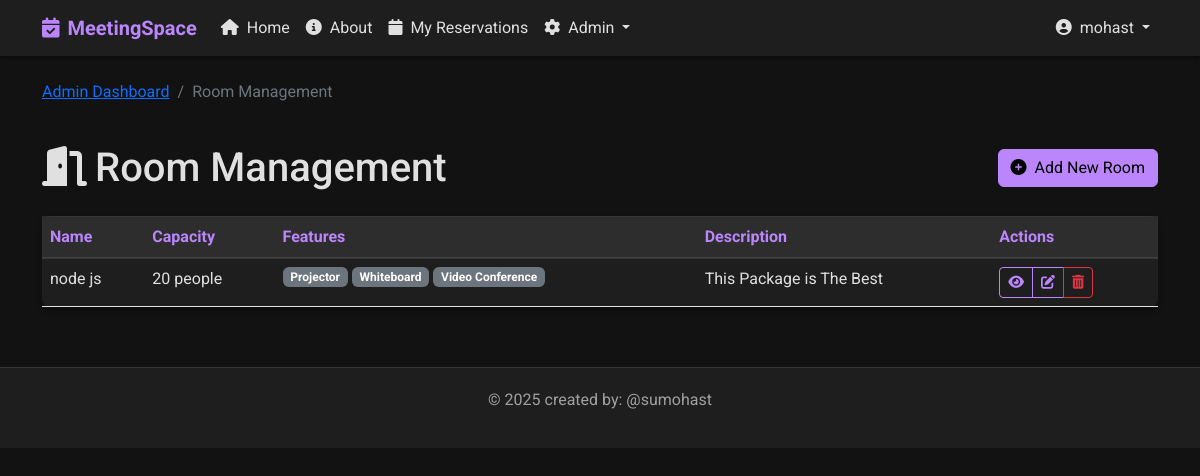
Screenshot of /room-management/ (signed in) with the database file from the repository.
### base/models.py (models this page shows, shortened)
class Room(models.Model):
    name = models.CharField(max_length=100)
    capacity = models.IntegerField(default=10)
    has_projector = models.BooleanField(default=False)
    has_whiteboard = models.BooleanField(default=False)
    has_video_conference = models.BooleanField(default=False)
    description = models.TextField(null=True, blank=True)
    created = models.DateTimeField(auto_now_add=True)
    updated = models.DateTimeField(auto_now=True)
    class Meta: # this class is used to define metadata for the model , for example when we want to sort the rooms by name
        ordering = ['name']

### base/views.py (the view)
# urls.py: path('room-management/', views.room_management, name="room-management"),
@staff_member_required
def room_management(request):
    rooms = Room.objects.all()
    return render(request, 'base/room_management.html', {'rooms': rooms})

### templates/base/room_management.html (shortened to what this page needs)
{% extends 'main.html' %}
{% load static %}
{% block content %}
<div class="row mb-4">
    <div class="col-12">
        <nav aria-label="breadcrumb">
            <ol class="breadcrumb">
                <li class="breadcrumb-item"><a href="{% url 'admin-dashboard' %}">Admin Dashboard</a></li>
                <li class="breadcrumb-item active">Room Management</li>
            </ol>
        </nav>
    </div>
</div>
<div class="row mb-4">
    <div class="col-12 d-flex justify-content-between align-items-center">
        <h1 class="mb-0"><i class="fas fa-door-open me-2"></i>Room Management</h1>
        <a href="{% url 'create-room' %}" class="btn btn-primary">
            <i class="fas fa-plus-circle me-1"></i> Add New Room
        </a>
    </div>
</div>
<div class="row">
    <div class="col-12">
        <div class="card">
            <div class="card-body p-0">
                {% if rooms %}
                <div class="table-responsive">
                    <table class="table mb-0">
                        <thead>
                            <tr>
                                <th>Name</th>
                                <th>Capacity</th>
                                <th>Features</th>
                                <th>Description</th>
                                <th>Actions</th>
                            </tr>
                        </thead>
                        <tbody>
                            {% for room in rooms %}
                            <tr>
                                <td>{{ room.name }}</td>
                                <td>{{ room.capacity }} people</td>
                                <td>
                                    <div class="d-flex flex-wrap gap-1">
                                        {% if room.has_projector %}
                                        <span class="badge bg-secondary">Projector</span>
                                        {% endif %}
                                        {% if room.has_whiteboard %}
                                        <span class="badge bg-secondary">Whiteboard</span>
                                        {% endif %}
                                        {% if room.has_video_conference %}
                                        <span class="badge bg-secondary">Video Conference</span>
                                        {% endif %}
                                    </div>
                                </td>
                                <td>{{ room.description|truncatechars:50 }}</td>
                                <td>
                                    <div class="btn-group">
                                        <a href="{% url 'room-detail' room.id %}" class="btn btn-sm btn-outline-primary">
                                            <i class="fas fa-eye"></i>
                                        </a>
                                        <a href="{% url 'update-room' room.id %}" class="btn btn-sm btn-outline-primary">
                                            <i class="fas fa-edit"></i>
                                        </a>
                                        <a href="{% url 'delete-room' room.id %}" class="btn btn-sm btn-outline-danger">
                                            <i class="fas fa-trash-alt"></i>
                                        </a>
                                    </div>
                                </td>
                            </tr>
                            {% endfor %}
                        </tbody>
                    </table>
                </div>
                {% else %}
                <div class="card-body">
                    <p class="text-center">No rooms available. <a href="{% url 'create-room' %}">Create a new room</a>.</p>
                </div>
                {% endif %}
            </div>
        </div>
    </div>
</div>
{% endblock %}

### templates/main.html (shortened to what this page needs)
{% load static %}
<!DOCTYPE html>
<html lang="en">
<head>
    <link href="https://cdn.jsdelivr.net/npm/bootstrap@5.2.3/dist/css/bootstrap.min.css" rel="stylesheet">
    <link rel="stylesheet" href="https://cdnjs.cloudflare.com/ajax/libs/font-awesome/6.4.0/css/all.min.css">
    <link rel="stylesheet" href="{% static 'css/dark-theme.css' %}">
</head>
<body>
    <nav class="navbar navbar-expand-lg navbar-dark mb-4">
        <div class="container">
            <a class="navbar-brand" href="{% url 'home' %}">
                <i class="fas fa-calendar-check me-2"></i>MeetingSpace
            </a>
            <div class="collapse navbar-collapse" id="navbarNav">
                <ul class="navbar-nav me-auto">
                    <li class="nav-item">
                        <a class="nav-link {% if request.path == '/' %}active{% endif %}" href="{% url 'home' %}">
                            <i class="fas fa-home me-1"></i> Home
                        </a>
                    </li>
                    <li class="nav-item">
                        <a class="nav-link {% if 'about' in request.path %}active{% endif %}" href="{% url 'about' %}">
                            <i class="fas fa-info-circle me-1"></i> About
                        </a>
                    {% if user.is_authenticated %}
                        <li class="nav-item">
                            <a class="nav-link {% if 'my-reservations' in request.path %}active{% endif %}" href="{% url 'user-reservations' %}">
                                <i class="fas fa-calendar me-1"></i> My Reservations
                            </a>
                        </li>
                        {% if user.is_staff %}
                            <li class="nav-item dropdown">
                                <a class="nav-link dropdown-toggle" href="#" role="button" data-bs-toggle="dropdown">
                                    <i class="fas fa-cog me-1"></i> Admin
                                </a>
                            </li>
                        {% endif %}
                    {% endif %}
                </ul>
                <ul class="navbar-nav">
                    {% if user.is_authenticated %}
                        <li class="nav-item dropdown">
                            <a class="nav-link dropdown-toggle" href="#" role="button" data-bs-toggle="dropdown">
                                <i class="fas fa-user-circle me-1"></i> {{ user.username }}
                            </a>
                        </li>
                    {% endif %}
                </ul>
            </div>
        </div>
    </nav>
    <div class="container my-4">
        {% block content %}{% endblock %}
    </div>
    <footer>
        <div class="container">
            <p>&copy; {% now "Y" %} created by: @sumohast </p>
        </div>
    </footer>
</body>
</html>

### static/css/dark-theme.css (style rules this page uses)
:root { --dark-bg: #121212; --dark-surface: #1e1e1e; --dark-surface-2: #2d2d2d; --dark-text: #e0e0e0; --dark-text-secondary: #a0a0a0; --primary: #bb86fc; --primary-variant: #3700b3; --secondary: #03dac6; --error: #cf6679; --success: #4caf50; --warning: #ff9800; --info: #2196f3; }
body { background-color: var(--dark-bg); color: var(--dark-text); font-family: 'Roboto', sans-serif; margin: 0; padding: 0; }
.navbar { background-color: var(--dark-surface); box-shadow: 0 2px 4px rgba(0, 0, 0, 0.5); }
.navbar-brand { color: var(--primary) !important; font-weight: bold; }
.nav-link { color: var(--dark-text) !important; }
.card { background-color: var(--dark-surface); border: none; border-radius: 8px; box-shadow: 0 4px 6px rgba(0, 0, 0, 0.3); margin-bottom: 20px; transition: transform 0.2s, box-shadow 0.2s; }
.card-body { padding: 20px; }
.btn-primary { background-color: var(--primary); border-color: var(--primary); color: #000; }
.btn-outline-primary { color: var(--primary); border-color: var(--primary); }
.table { color: var(--dark-text); }
.table thead th { background-color: var(--dark-surface-2); border-bottom: 2px solid rgba(255, 255, 255, 0.1); color: var(--primary); }
.table td, .table th { border-top: 1px solid rgba(255, 255, 255, 0.1); }
footer { background-color: var(--dark-surface); border-top: 1px solid rgba(255, 255, 255, 0.1); color: var(--dark-text-secondary); margin-top: 40px; padding: 20px 0; text-align: center; }

### rows the page displays
Room: name "node js", capacity "20", has_projector "Projector", has_whiteboard "Whiteboard", has_video_conference "Video Conference", description "This Package is The Best"

### other values shown
{{ user.username }} "mohast"
